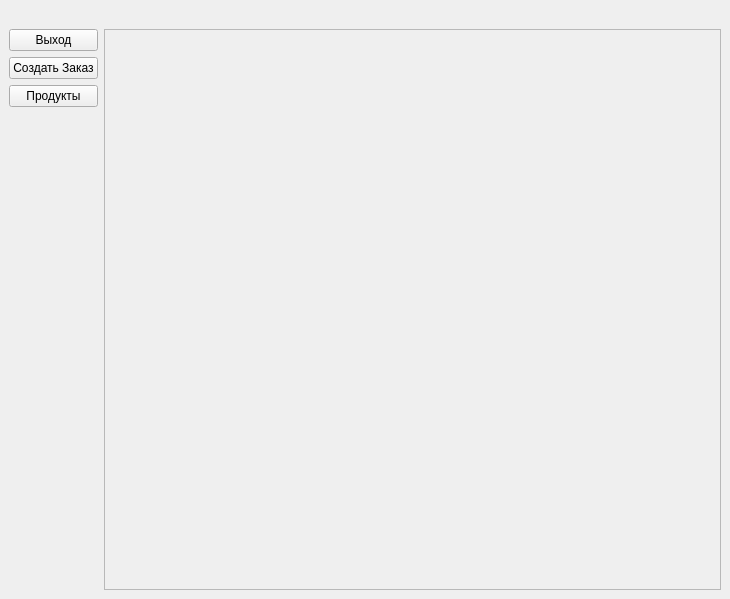
<?xml version="1.0" encoding="UTF-8"?>
<ui version="4.0">
 <class>OrderWindow</class>
 <widget class="QMainWindow" name="OrderWindow">
  <property name="geometry">
   <rect>
    <x>0</x>
    <y>0</y>
    <width>730</width>
    <height>599</height>
   </rect>
  </property>
  <property name="windowTitle">
   <string>MainWindow</string>
  </property>
  <widget class="QWidget" name="centralwidget">
   <layout class="QGridLayout" name="gridLayout_2">
    <item row="1" column="1">
     <widget class="QScrollArea" name="scrollArea">
      <property name="font">
       <font>
        <family>Times New Roman</family>
       </font>
      </property>
      <property name="horizontalScrollBarPolicy">
       <enum>Qt::ScrollBarAlwaysOff</enum>
      </property>
      <property name="widgetResizable">
       <bool>true</bool>
      </property>
      <widget class="QWidget" name="scrollAreaWidgetContents">
       <property name="geometry">
        <rect>
         <x>0</x>
         <y>0</y>
         <width>619</width>
         <height>560</height>
        </rect>
       </property>
       <layout class="QVBoxLayout" name="verticalLayout"/>
      </widget>
     </widget>
    </item>
    <item row="0" column="1">
     <widget class="QLabel" name="User">
      <property name="text">
       <string/>
      </property>
      <property name="alignment">
       <set>Qt::AlignRight|Qt::AlignTrailing|Qt::AlignVCenter</set>
      </property>
     </widget>
    </item>
    <item row="1" column="0">
     <layout class="QGridLayout" name="gridLayout">
      <item row="1" column="0">
       <widget class="QPushButton" name="CreateOrder">
        <property name="text">
         <string>Создать Заказ</string>
        </property>
       </widget>
      </item>
      <item row="0" column="0">
       <widget class="QPushButton" name="Exit">
        <property name="text">
         <string>Выход</string>
        </property>
       </widget>
      </item>
      <item row="3" column="0">
       <spacer name="verticalSpacer">
        <property name="orientation">
         <enum>Qt::Vertical</enum>
        </property>
        <property name="sizeHint" stdset="0">
         <size>
          <width>20</width>
          <height>40</height>
         </size>
        </property>
       </spacer>
      </item>
      <item row="2" column="0">
       <widget class="QPushButton" name="Orders">
        <property name="text">
         <string>Продукты</string>
        </property>
       </widget>
      </item>
     </layout>
    </item>
   </layout>
  </widget>
 </widget>
 <resources/>
 <connections/>
</ui>
